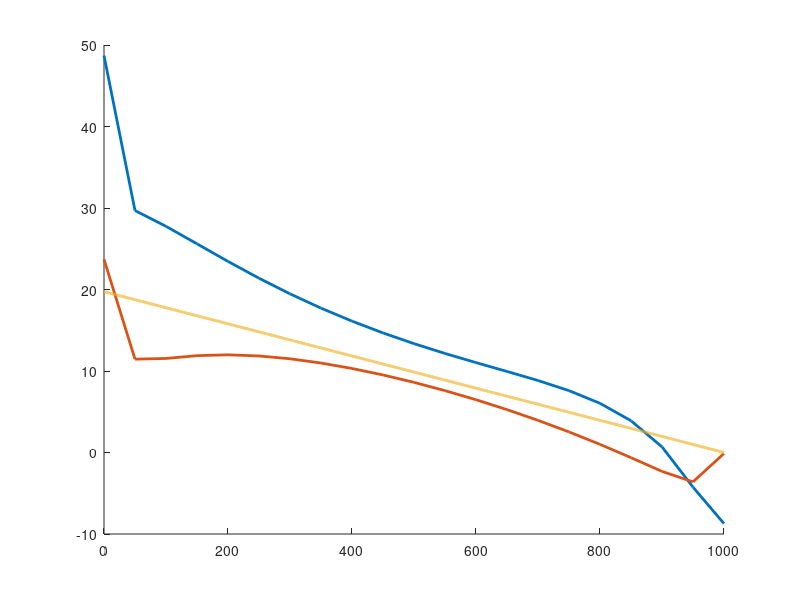

Recreate this plot in MATLAB. (Note: this script raises an error after producing the figure.)
clc; clear

%% Extract data1

fID = fopen("data1.txt");
for i=1:6
    fgetl(fID);
end

posData = fscanf(fID,"%f %f %f");
fclose(fID);

nNodes = length(posData)/3;

dataArray1 = zeros(nNodes, 2);
dataArray1(:,1) = posData(2:3:end);
dataArray1(:,2) = posData(3:3:end);


%% Extract data2

fID = fopen("data2.txt");
for i=1:6
    fgetl(fID);
end

posData = fscanf(fID,"%f %f %f");
fclose(fID);

nNodes = length(posData)/3;

dataArray2 = zeros(nNodes, 2);
dataArray2(:,1) = posData(2:3:end);
dataArray2(:,2) = posData(3:3:end);


%% Analytical
S = 100;
h = 40;
Ixx = 304000/3;

maxStress = @(z) S*h/(2*Ixx) * (1000-z);

%% PLOT

figure
hold on
plot(dataArray1(:,1), dataArray1(:,2), "LineWidth", 2);
plot(dataArray2(:,1), dataArray2(:,2), "LineWidth", 2);
plot(0:0.1:1000, maxStress(0:0.1:1000), "LineWidth", 2);
yline(0);
hold off
grid minor

legend("ANSYS (X=0)", "ANSYS (X=40)", "Analytical")